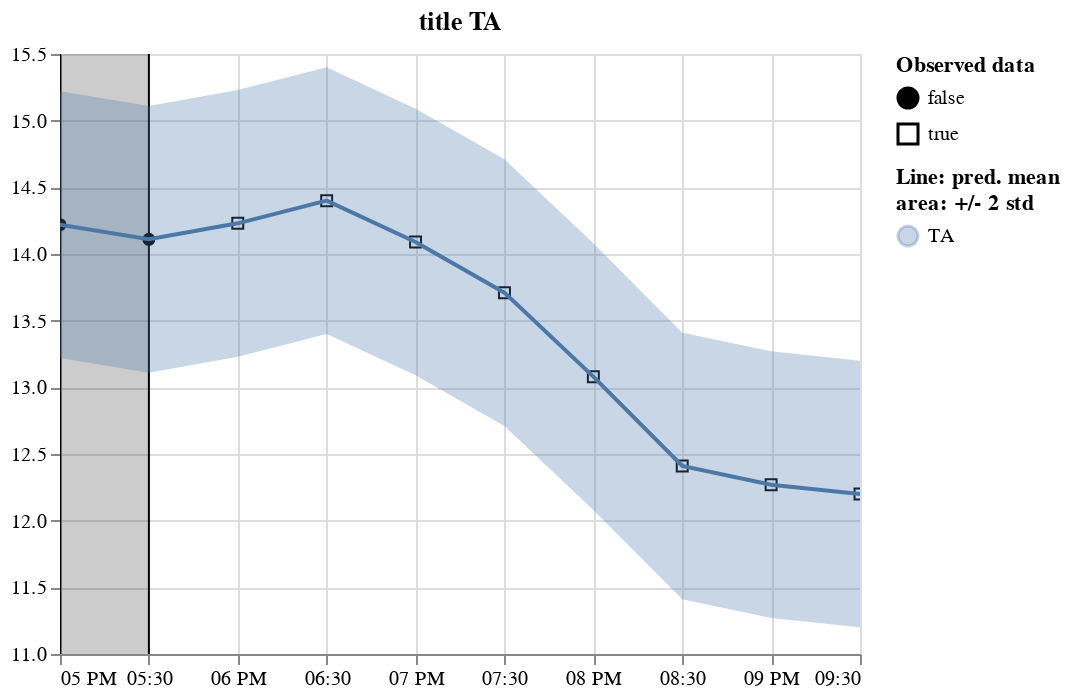

The cell this chart's notebook holds for it:
### Code cell
plot_variable(m_df.tidy().assign(std=.5), "TA", title="title TA", error=True)

### Figure 1 — Vega-Lite specification as saved in the notebook (floating-point values rounded to 4 significant figures)
{"config": {"view": {"continuousWidth": 400, "continuousHeight": 300}}, "layer": [{"data": {"name": "data-555a0fc7af46a7ec6c75fef770c37f75"}, "mark": {"type": "point", "color": "black", "fillOpacity": 1, "strokeWidth": 1}, "encoding": {"fill": {"field": "is_present", "legend": {"title": ["Observed data"]}, "scale": {"range": ["black", "#ffffff00"]}, "type": "nominal"}, "shape": {"field": "is_present", "type": "nominal"}, "x": {"axis": {"domain": true, "labels": true, "ticks": true, "title": "time"}, "field": "time", "type": "temporal"}, "y": {"field": "value", "scale": {"zero": false}, "title": "", "type": "quantitative"}}}, {"layer": [{"mark": "rule", "encoding": {"x": {"axis": {"domain": false, "labels": false, "ticks": false, "title": null}, "field": "gap_start", "type": "temporal"}}}, {"mark": "rule", "encoding": {"x": {"axis": {"domain": false, "labels": false, "ticks": false, "title": null}, "field": "gap_end", "type": "temporal"}}}, {"mark": {"type": "rect", "color": "black", "opacity": 0.2}, "encoding": {"x": {"axis": {"domain": false, "labels": false, "ticks": false, "title": null}, "field": "gap_start", "type": "temporal"}, "x2": {"field": "gap_end"}}}], "data": {"name": "data-6a3d66586038851ee63af4299d7783ff"}}, {"layer": [{"mark": "errorband", "encoding": {"color": {"field": "variable", "legend": {"title": ["Line: pred. mean", "area: +/- 2 std"]}, "type": "nominal"}, "x": {"field": "time", "type": "temporal"}, "y": {"field": "err_low", "scale": {"zero": false}, "title": "", "type": "quantitative"}, "y2": {"field": "err_high"}}, "name": "view_2"}, {"mark": "line", "encoding": {"color": {"field": "variable", "type": "nominal"}, "x": {"field": "time", "type": "temporal"}, "y": {"field": "value", "scale": {"zero": false}, "title": "", "type": "quantitative"}}}], "data": {"name": "data-555a0fc7af46a7ec6c75fef770c37f75"}}], "params": [{"name": "param_7", "select": {"type": "interval"}, "bind": "scales", "views": ["view_2"]}], "title": "title TA", "$schema": "https://vega.github.io/schema/vega-lite/v5.2.0.json", "datasets": {"data-555a0fc7af46a7ec6c75fef770c37f75": [{"time": "2000-06-15T17:00:00", "variable": "TA", "value": 14.22, "is_present": false, "std": 0.5, "err_low": 13.22, "err_high": 15.22}, {"time": "2000-06-15T17:30:00", "variable": "TA", "value": 14.11, "is_present": false, "std": 0.5, "err_low": 13.11, "err_high": 15.11}, {"time": "2000-06-15T18:00:00", "variable": "TA", "value": 14.23, "is_present": true, "std": 0.5, "err_low": 13.23, "err_high": 15.23}, {"time": "2000-06-15T18:30:00", "variable": "TA", "value": 14.4, "is_present": true, "std": 0.5, "err_low": 13.4, "err_high": 15.4}, {"time": "2000-06-15T19:00:00", "variable": "TA", "value": 14.09, "is_present": true, "std": 0.5, "err_low": 13.09, "err_high": 15.09}, {"time": "2000-06-15T19:30:00", "variable": "TA", "value": 13.71, "is_present": true, "std": 0.5, "err_low": 12.71, "err_high": 14.71}, {"time": "2000-06-15T20:00:00", "variable": "TA", "value": 13.08, "is_present": true, "std": 0.5, "err_low": 12.08, "err_high": 14.08}, {"time": "2000-06-15T20:30:00", "variable": "TA", "value": 12.41, "is_present": true, "std": 0.5, "err_low": 11.41, "err_high": 13.41}, {"time": "2000-06-15T21:00:00", "variable": "TA", "value": 12.27, "is_present": true, "std": 0.5, "err_low": 11.27, "err_high": 13.27}, {"time": "2000-06-15T21:30:00", "variable": "TA", "value": 12.2, "is_present": true, "std": 0.5, "err_low": 11.2, "err_high": 13.2}], "data-6a3d66586038851ee63af4299d7783ff": [{"gap_start": "2000-06-15T17:00:00", "gap_end": "2000-06-15T17:30:00"}]}}
